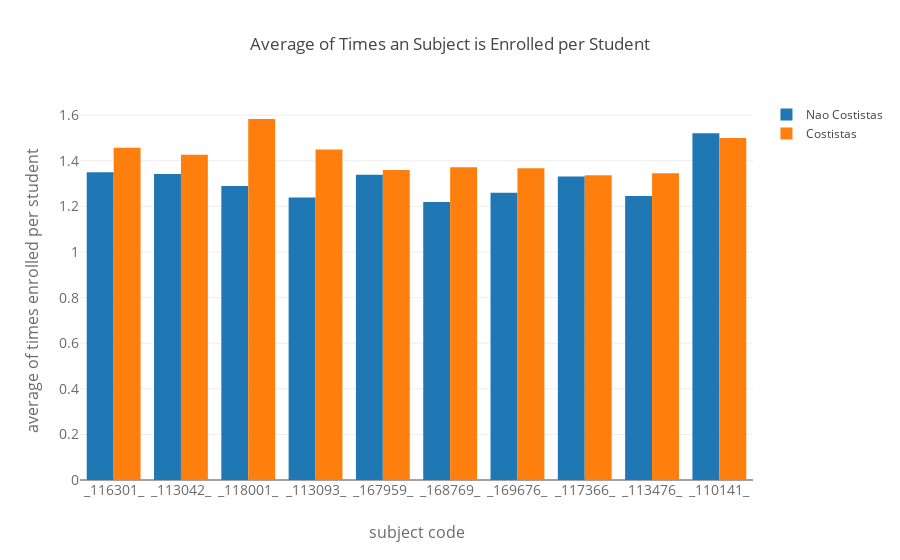

The notebook cell this image was saved under:
### Code cell
serieNaoCotistas[filteredDisciplinas]


dataNaoCotista = go.Bar(
        x = xAxis,
        y = serieNaoCotistas[filteredDisciplinas],
        name='Nao Costistas'
    )


dataCotista = go.Bar(
        x = xAxis,
        y = serieCotistas[filteredDisciplinas],
        name='Costistas'
    )

data = [dataNaoCotista, dataCotista]
layout = go.Layout(
    title='Average of Times a Subject is Enrolled per Student',
    xaxis=dict(
        title='subject code',
        titlefont=dict(
            size=16,
            color='rgb(107, 107, 107)'
        ),
        tickfont=dict(
            size=14,
            color='rgb(107, 107, 107)'
        )
    ),
    yaxis=dict(
        title='average of times enrolled per student',
        titlefont=dict(
            size=16,
            color='rgb(107, 107, 107)'
        ),
        tickfont=dict(
            size=14,
            color='rgb(107, 107, 107)'
        )
    ),
    barmode='group'
)
fig = go.Figure(data=data, layout=layout)
py.iplot(fig, filename='dados')

### Figure 1 — Plotly figure (JSON) as saved in the notebook; plotly's stock layout.template omitted (floating-point values rounded to 4 significant figures)
{"data": [{"name": "Nao Costistas", "type": "bar", "uid": "c7a54f9d-43ab-4457-805c-6a22201d88dc", "x": ["_116301_", "_113042_", "_118001_", "_113093_", "_167959_", "_168769_", "_169676_", "_117366_", "_113476_", "_110141_"], "y": [1.35, 1.342, 1.29, 1.239, 1.338, 1.219, 1.26, 1.331, 1.245, 1.521]}, {"name": "Costistas", "type": "bar", "uid": "5d5df3a2-4f3b-4f05-8549-58cf377b91b3", "x": ["_116301_", "_113042_", "_118001_", "_113093_", "_167959_", "_168769_", "_169676_", "_117366_", "_113476_", "_110141_"], "y": [1.457, 1.426, 1.583, 1.449, 1.359, 1.371, 1.368, 1.337, 1.346, 1.5]}], "layout": {"barmode": "group", "title": {"text": "Average of Times an Subject is Enrolled per Student"}, "xaxis": {"tickfont": {"color": "rgb(107, 107, 107)", "size": 14}, "title": {"font": {"color": "rgb(107, 107, 107)", "size": 16}, "text": "subject code"}}, "yaxis": {"tickfont": {"color": "rgb(107, 107, 107)", "size": 14}, "title": {"font": {"color": "rgb(107, 107, 107)", "size": 16}, "text": "average of times enrolled per student"}}}}
